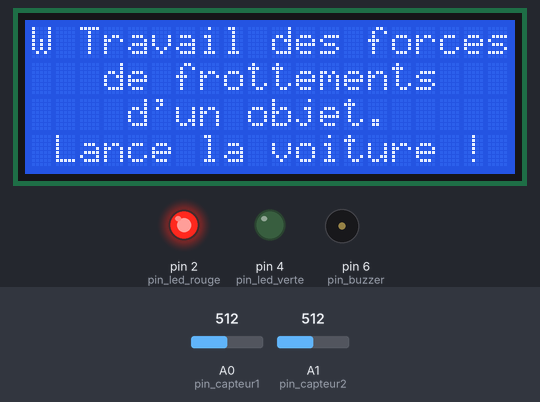
The sketch below on a simulated Arduino Uno, built with avr-gcc and run on an emulated ATmega328P. Shown: 20×4 character LCD, output pins drawn as LEDs (lit = HIGH), buzzer (waves = sounding). The test bench sets the inputs (shaded band); at power-on: A0 (pin_capteur1) = 512, A1 (pin_capteur2) = 512.

Above: at 1.3 s.
1.4 s: A0 (pin_capteur1) set to 884
2.9 s: A0 (pin_capteur1) set to 914
At 2.96 s:
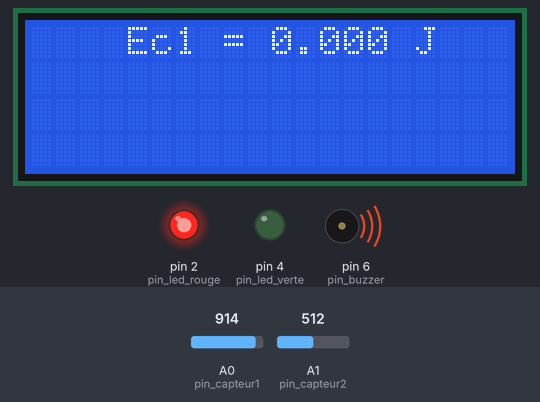
At 4.4 s:
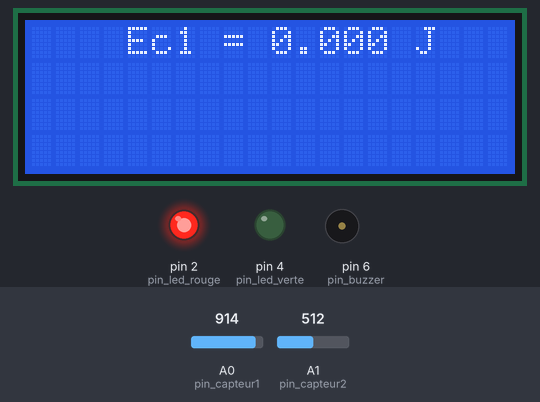
Timing chart, 0 to 5.9 s (numbered marks = the images above; inputs shaded):
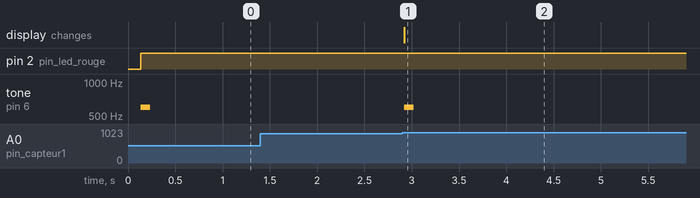

The sketch:

Pgm5_Wfrot_parThEc_voiture_PROF.ino
```cpp
// (licence header left out)
#include <LiquidCrystal_I2C.h>
LiquidCrystal_I2C EcranLCD(0x20,20,4);        // on crée l'objet EcranLCD, c'est l'afficheur LCD de la maquette PB300 (20 colonnes et 4 lignes).

const int pin_capteur1 = A0;
const int pin_capteur2 = A1;
const int pin_led_rouge = 2;
const int pin_led_verte = 4;
const int pin_buzzer = 6;

const float m = 0.031 ;  // masse de l'objet en kg (ici objet = petite voiture bleue métallique !)
const float L = 0.070 ;  // Longueur de l'objet en m (ici objet = petite voiture bleue métallique !)
const float g = 9.81 ;
const float h = 0.25 ;

float top_depart_1;
float t1;
float v1;
float Ec1;
float top_depart_2;
float t2;
float v2;
float Ec2;
float DeltaEc;
float Epp;
float W;

void setup(){
    pinMode(pin_capteur1,INPUT);  // entrée analogique capteur 1
    pinMode(pin_capteur2,INPUT);  // entrée analogique capteur 2
    pinMode(pin_led_rouge,OUTPUT);
    pinMode(pin_led_verte,OUTPUT);
    pinMode(pin_buzzer,OUTPUT);

    Serial.begin(9600);

    EcranLCD.init();
    EcranLCD.backlight();
    EcranLCD.clear();
    EcranLCD.setCursor(0, 0);
    EcranLCD.print("W Travail des forces");
    EcranLCD.setCursor(0, 1);
    EcranLCD.print("   de frottements");
    EcranLCD.setCursor(0, 2);
    EcranLCD.print("    d'un objet.");
    EcranLCD.setCursor(0, 3);
    EcranLCD.print(" Lance la voiture !");

   }

void loop(){

    if(analogRead(pin_capteur1) < 900){
        top_depart_1 = millis();
        digitalWrite(pin_led_verte,0);
        digitalWrite(pin_led_rouge,1);
        tone(pin_buzzer,600,100);
        while(analogRead(pin_capteur1) < 900){
          // Attente passage objet devant le capteur 1
        }
        t1 = (millis() - top_depart_1) /1000.0;         // en secondes
        v1 = L / t1;                                    // en m/s
        Ec1 = 0.5 * m * v1 * v1;

        EcranLCD.clear();
        EcranLCD.setCursor(0, 0);
        EcranLCD.print("    Ec1 = " + String(Ec1,3) + " J");

    }

    else if(analogRead(pin_capteur2) < 900){
        top_depart_2 = millis();
        digitalWrite(pin_led_verte,0);
        digitalWrite(pin_led_rouge,1);
        tone(pin_buzzer,600,100);
        while(analogRead(pin_capteur2) < 900){
          // Attente passage objet devant le capteur 2
        }
        t2 = (millis() - top_depart_2) /1000.0;         // en secondes
        v2 = L/t2;                                    // en m/s
        Ec2 = 0.5 * m * v2 * v2;
        DeltaEc = Ec2 - Ec1;
        Epp = m * g * h;
        W = DeltaEc - Epp;

        EcranLCD.setCursor(0, 1);
        EcranLCD.print("    Ec2 = " + String(Ec2,3) + " J");
        EcranLCD.setCursor(0, 2);
        EcranLCD.print("Ec2 - Ec1 = " + String(DeltaEc,3) + " J");
        EcranLCD.setCursor(0, 3);
        EcranLCD.print("     W = " + String(W,3) + " J");

        Serial.println(W);
    }
    else{
      digitalWrite(pin_led_verte,1);
      digitalWrite(pin_led_rouge,0);
    }
}
```

Measured:
- the behaviour switches between 899 and 900 on A0 (pin_capteur1) (found by bisection; images 0 and 1)
- after the input at 1.4 s, every drawn part: stays the same
- after the input at 2.9 s, tone on pin 6 (pin_buzzer): silent → 600 Hz at once, → silent 0.10 s later; the display: changes at once (image 1)
